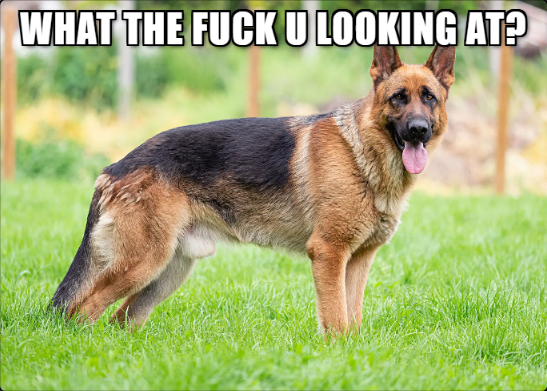
#> input picture Photos/1.png, 547 x 391 px
$ python transformation.py
#> lines starting #> are read from the running program, lines starting #| are printed output that depends on the picture
import cv2 as cv
import numpy as np

img = cv.imread('Photos/1.png')
#> img is the input picture: shape (391, 547, 3); mean B, G, R 116.5, 176, 165.3
cv.imshow('1', img)


#translation
def translate(img, x, y):
#> called with x = 100, y = 100
    transMat = np.float32([[1, 0, x], [0, 1, y]])
    dimensions = (img.shape[1], img.shape[0])
#> dimensions = (547, 391)
    return cv.warpAffine(img, transMat, dimensions)
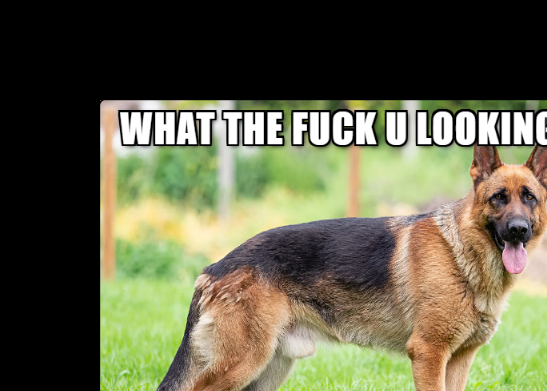
#> returned value: shape (391, 547, 3); mean of channels 0, 1, 2 73.8, 99.4, 100; drawn as B, G, R

# -x --> left
# -y --> up
# x --> right
# y --> down

translated = translate(img, 100, 100)
cv.imshow('Translated', translated)

#rotoation
def rotate(img, angle, rotPoint=None):
#> called with angle = 45
    (height, width) = img.shape[:2]
#> height = 391; width = 547
    if rotPoint is None:
        rotPoint = (width//2, height//2)
#> rotPoint = (273, 195)
    rotMat = cv.getRotationMatrix2D(rotPoint, angle, 1.0)
    dimensions = (width, height)
#> dimensions = (547, 391)
    return cv.warpAffine(img, rotMat, dimensions)
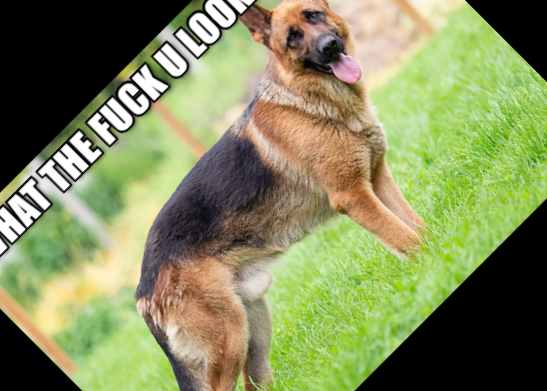
#> returned value: shape (391, 547, 3); mean of channels 0, 1, 2 92.5, 138.7, 131.6; drawn as B, G, R
cv.imshow('Rotated', rotate(img, 45))

#resizing
resized = cv.resize(img, (500, 500), interpolation=cv.INTER_CUBIC)
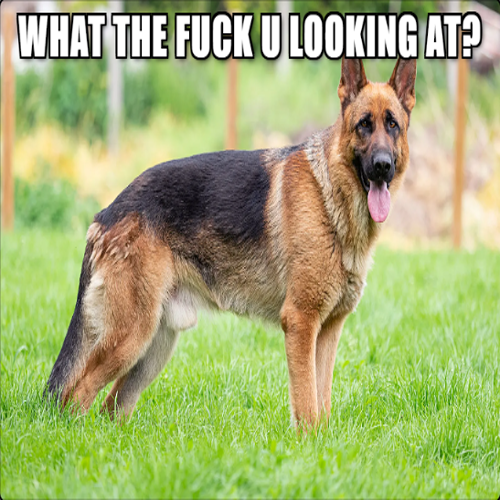
#> resized: shape (500, 500, 3); mean B, G, R 116.5, 176, 165.3
cv.imshow('Resized', resized)
#flipping
flip = cv.flip(img, 0)
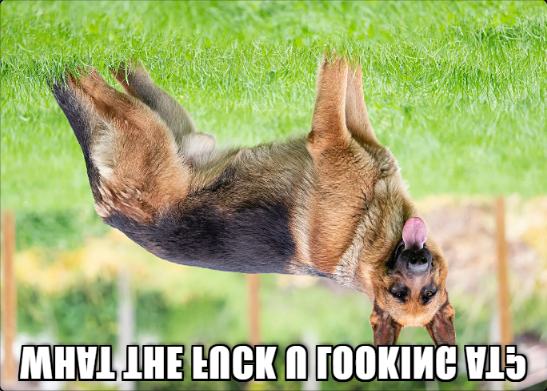
#> flip: shape (391, 547, 3); mean B, G, R 116.5, 176, 165.3
cv.imshow('Flip', flip)

#cropping
cropped = img[200:400, 300:400]
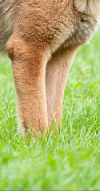
#> cropped: shape (191, 100, 3); mean B, G, R 104.2, 178.1, 173.8
cv.imshow('Cropped', cropped)


cv.waitKey(0)

$ run again, with Photos/dp.jpg saved as Photos/1.png
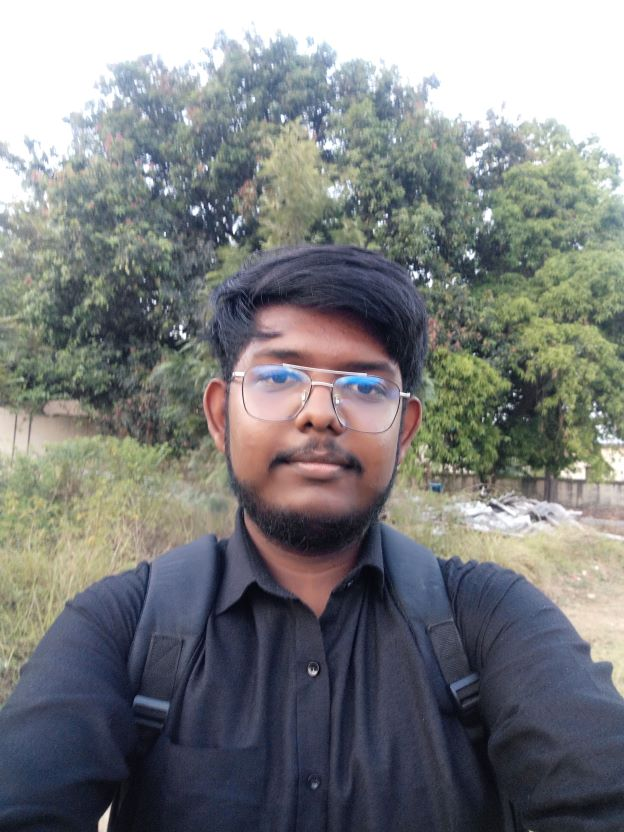
#> input picture Photos/dp.jpg, 624 x 832 px
#> img is the input picture: shape (832, 624, 3); mean B, G, R 126.6, 125.7, 123.8
#> `flip = cv.flip(img, 0)`:
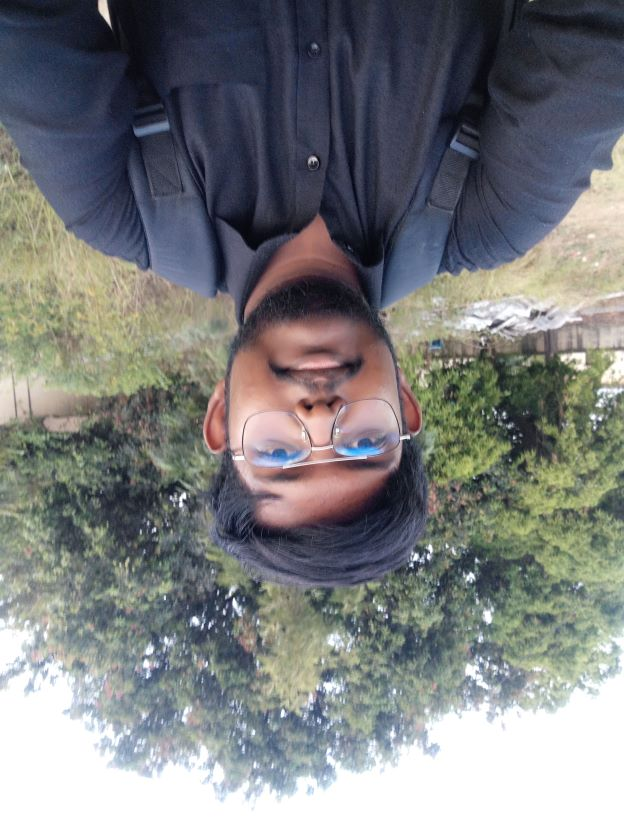
#> flip: shape (832, 624, 3); mean B, G, R 126.6, 125.7, 123.8
#> `cropped = img[200:400, 300:400]`:
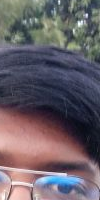
#> cropped: shape (200, 100, 3); mean B, G, R 103.3, 95.4, 104.3
